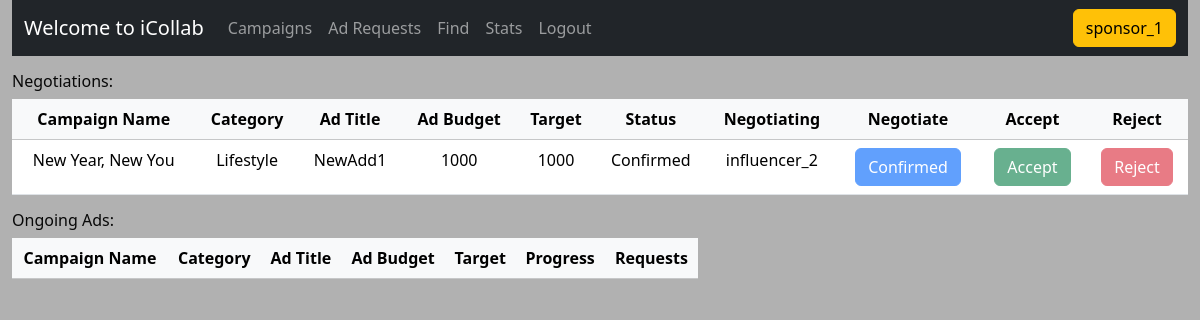
The app's page /adrequests (signed in) with its own data.
### backend/models.py (models this page shows)
class UserInfo(db.Model):
    __tablename__="userinfo"
    userid=db.Column(db.Integer, primary_key=True)
    username=db.Column(db.String(50),nullable=False,unique=True)
    fullname=db.Column(db.String(50),nullable=False)
    email=db.Column(db.String(100), nullable=False)
    password=db.Column(db.String(100), nullable=False)
    role=db.Column(db.Integer,db.ForeignKey("roles.roleid"),default=2)
    usertype=db.Column(db.String(50),db.ForeignKey("userType.usertypename"),nullable=True)
    isprofilepublic=db.Column(db.Boolean, default=True)
    isactive=db.Column(db.Boolean, default=True)
    isflagged=db.Column(db.Boolean, default=False)
    isblacklisted=db.Column(db.Boolean, default=False)
    campaign=db.relationship('Campaigns', backref='userinfo', lazy=True)
    platformpresence=db.relationship('PlatformPresence',backref='userinfo', lazy=True)
    adrequests=db.relationship('AdRequests',backref='userinfo', lazy=True)
    sent_messages = db.relationship('Messages', foreign_keys='Messages.senderid', backref='sender_user', lazy=True)
    received_messages = db.relationship('Messages', foreign_keys='Messages.receiverid', backref='receiver_user', lazy=True)

class Negotiations(db.Model):
    __tablename__="negotiations"
    negotiationid=db.Column(db.Integer, primary_key=True)
    sponsorid=db.Column(db.Integer, db.ForeignKey("sponsors.sponsorid"),nullable=False)
    influencerid=db.Column(db.Integer, db.ForeignKey("influencers.influencerid"),nullable=False)
    adrequestid=db.Column(db.Integer, db.ForeignKey("adrequests.adrequestid"),nullable=False)
    negotiationstatus=db.Column(db.String(50))
    conversationid=db.Column(db.Integer, db.ForeignKey("conversation.conversationid"),nullable=False)
    adtargetreach=db.Column(db.Integer)
    adbudget=db.Column(db.Integer)
    adrequirement=db.Column(db.String(1000))
    adgoal=db.Column(db.String(1000))
    finalgoal=db.Column(db.String(1000))
    finalrequirement=db.Column(db.String(1000))
    finalbudget=db.Column(db.Integer)
    finaltarget=db.Column(db.Integer)
    lastmodifiedby=db.Column(db.Integer, db.ForeignKey("userinfo.userid"),nullable=False)

class Campaigns(db.Model):
    __tablename__="campaigns"
    campaignid=db.Column(db.Integer,primary_key=True)
    campaignname=db.Column(db.String(50),nullable=False,unique=True)
    campaigndescription=db.Column(db.String(1000))
    campaignstartdate=db.Column(db.String(10))
    campaignenddate=db.Column(db.String(10))
    campaignbudget=db.Column(db.Integer)
    ispublic=db.Column(db.Boolean, default=False)
    campaigngoals=db.Column(db.String(1000))
    iscampaignactive=db.Column(db.Boolean, default=True)
    iscampaignflagged=db.Column(db.Boolean, default=False) #After approval, will be Blacklisted or Whitelisted
    iscampaignblacklisted=db.Column(db.Boolean, default=False)
    campaigntargetaudience=db.Column(db.Integer, db.ForeignKey("categories.categoryid"))
    campaigntargetreach=db.Column(db.Integer)
    campaignprogress=db.Column(db.Float, default=0)
    campaigncreatedon=db.Column(db.String(50))
    campaigncreatedby=db.Column(db.Integer,db.ForeignKey("userinfo.userid"),nullable=False)
    reportreason=db.Column(db.String(1000))
    adRequests=db.relationship('AdRequests', backref='campaigns', lazy=True, cascade="all, delete-orphan")

class Category(db.Model):
    __tablename__ = 'categories'
    categoryid = db.Column(db.Integer, primary_key=True)
    categoryname = db.Column(db.String(50), unique=True, nullable=False)
    categorydescription = db.Column(db.String(255))
    niches = db.relationship('Niches', backref='category', lazy=True)
    campaigncategory=db.relationship('Campaigns', backref='cate', lazy=True)
    influecer=db.relationship('Influencers', backref='cate', lazy=True)

class AdRequests(db.Model):
    __tablename__="adrequests"
    adrequestid=db.Column(db.Integer,primary_key=True)
    adtitle=db.Column(db.String(25))
    campaignid=db.Column(db.Integer,db.ForeignKey("campaigns.campaignid"),nullable=False)
    influencerid=db.Column(db.Integer,db.ForeignKey("userinfo.userid"))
    requirements=db.Column(db.String(1000))
    paymentamount=db.Column(db.Integer)
    adprogress=db.Column(db.Float, default=0)
    adtargetreach=db.Column(db.Integer, default=0)
    isactive=db.Column(db.Boolean, default=True)
    ispublic=db.Column(db.Boolean, default=False)
    isflagged=db.Column(db.Boolean, default=False)
    isblacklisted=db.Column(db.Boolean, default=False)
    isassigned=db.Column(db.Boolean, default=False)
    reportreason=db.Column(db.String(1000))
    negotiations = db.relationship('Negotiations', backref='adrequests', lazy=True, cascade="all, delete, delete-orphan")

class Influencers(db.Model):
    __tablename__ = 'influencers'
    influencerid = db.Column(db.Integer, primary_key=True)
    influencerusername = db.Column(db.String(50), db.ForeignKey("userinfo.username"), nullable=False)
    influencerdescription = db.Column(db.String(255))
    influencercategory = db.Column(db.String(50), db.ForeignKey('categories.categoryname'), nullable=False)
    influencerniche = db.Column(db.String(50), db.ForeignKey('niches.nichename'), nullable=False)
    influencerreach = db.Column(db.Integer)
    influencerearnings=db.Column(db.Integer)
    influencertenure=db.Column(db.Float, default=0.1)
    ispublic=db.Column(db.Boolean, default=False)
    lastupdated=db.Column(db.DateTime)
    negotiation=db.relationship('Negotiations', backref='influencers', lazy=True)

### backend/controllers.py (the view)
@app.route("/adrequests", methods=["GET", "POST"])
def adrequests():
    try:
        userinfo = getcurrentuser()
        if userinfo:
            campaigns = getcampaignlist()
            categorylist = getcategorylist()
            influencer = getinfluencers()
            conversationids = conversationidformsg(userinfo.userid)
            conversation = {}
            messages = []
            negotiations = Negotiations.query.filter_by(sponsorid=userinfo.userid).all()
            return render_template("adrequest1.html", userinfo=userinfo, campaigns=campaigns, categorylist=categorylist, influencerlist=influencer, negotiations=negotiations)
        else:
            return redirect(url_for("index"))
    except Exception:
        return redirect(url_for("somethingwentwrong"))

### helpfunction.py (called while the page is built)
def getcurrentuser():
        if 'id' in session:
            userid = session['id']
            userinfo = UserInfo.query.filter_by(userid=userid).first()
            if userinfo:
                return userinfo
        return None

def getcampaignlist():
    if 'id' in session:
        userid = session['id']
        campaigns = Campaigns.query.filter_by(campaigncreatedby=userid).all()
        return campaigns
    return None

def getcategorylist():
    categorylist=Category.query.all()
    return categorylist

def getinfluencers():
    if 'id' in session:
        userid = session['id']
        influencers = Influencers.query.all()
        return influencers
    return None

def conversationidformsg(userid):
    if 'id' in session:
        userid = session['id']
        conversationilist = Conversation.query.all()
        conversationidlist = []
        for conversation in conversationilist:
            if conversation.user1 == userid or conversation.user2 == userid:
                conversationidlist.append(conversation.conversationid)
        return conversationidlist
    else:
        return None

### templates/adrequest1.html (shortened to what this page needs)
{% extends "./Layouts/base.html" %}
{% block content %}
{% include './Layouts/navbar.html' %}
<div class="row">
    <div class="col-12">
        {% include './adrequestChild.html' %}
    </div>
</div>
    <div class="col-7">
<h6>Ongoing Ads:</h6>
<div style="width: 100%; max-height: 400px; overflow-y: auto; display: block">
    <table class="table" border-collapse: collapse>
        <thead class="table-light" style="position: sticky; top: 0; z-index: 1">
            <tr class="text-center">
                <th>Campaign Name</th>
                <th>Category</th>
                <th>Ad Title</th>
                <th>Ad Budget</th>
                <th>Target</th>
                <th>Progress</th>
                <th>Requests</th>
            </tr>
        </thead>
    </table>
</div>
    </div>
</div>
{%endblock%}

### templates/Layouts/navbar.html (shortened to what this page needs)
<nav class="navbar navbar-expand-lg navbar navbar-dark bg-dark">
    <div class="container-fluid">
      <a class="navbar-brand" href="">{{ 'Welcome to iCollab'}}</a>
      <div class="collapse navbar-collapse" id="navbarSupportedContent">
        <ul class="navbar-nav me-auto mb-2 mb-lg-0">
        {% if userinfo.usertype == "Admin" %}
          <li class="nav-item">
            <a class="nav-link active" aria-current="page" href="/home">Home</a>
          </li>
          <li class="nav-item">
            <a class="nav-link" href="/find/a">Find</a>
          </li>
          <li class="nav-item">
            <a class="nav-link" href="/stats/admin">Stats</a>
          </li>
          <li class="nav-item">
            <a class="nav-link" href="/logout">Logout</a>
          </li>
        {% elif userinfo.usertype == "Sponsor"%}
          <li class="nav-item">
            <a class="nav-link" href="/campaigns" >Campaigns</a>
          </li>
          <li class="nav-item">
            <a class="nav-link" href="/adrequests">Ad Requests</a>
          </li>
          <li class="nav-item">
            <a class="nav-link" href="/find">Find</a>
          </li>
          <li class="nav-item">
            <a class="nav-link" href="/stats/sponsors">Stats</a>
          </li>
          <li class="nav-item">
            <a class="nav-link" href="/logout">Logout</a>
          </li>
          {%endif%}
        </ul>
        <form class="d-flex">
          <button class="btn btn-warning" type="submit">{{userinfo.username}}</button>
        </form>
      </div>
    </div>
  </nav>

### templates/adrequestChild.html (shortened to what this page needs)
<h6>Negotiations:</h6>
<div style="width: 100%; max-height: 400px; overflow-y: auto; display: block">
    <table class="table" border-collapse: collapse>
        <thead class="table-light" style="position: sticky; top: 0; z-index: 1">
            <tr class="text-center">
                <th>Campaign Name</th>
                <th>Category</th>
                <th>Ad Title</th>
                <th>Ad Budget</th>
                <th>Target</th>
                <th>Status</th>
                <th>Negotiating</th>
                <th>Negotiate</th>
                <th>Accept</th>
                <th>Reject</th>
            </tr>
        </thead>
        <tbody>
            {% for negotiation in negotiations %}
            <tr class="text-center">
                <td>{{negotiation.adrequests.campaigns.campaignname}}</td>
                <td>{{negotiation.adrequests.campaigns.cate.categoryname}}</td>
                <td>{{negotiation.adrequests.adtitle}}</td>
                <td>{{negotiation.adbudget}}</td>
                <td>{{negotiation.adtargetreach}}</td>
                <td>{{negotiation.negotiationstatus}}</td>
                <td>{{negotiation.influencers.influencerusername}}</td>
                <td>{% if negotiation.negotiationstatus == 'Confirmed' or negotiation.negotiationstatus ==
                    'Declined'%}<button type="button" class="btn btn-primary position-relative" disabled
                        data-bs-toggle="modal" data-bs-target="#request{{negotiation.negotiationid}}"
                        data-bs-whatever="@mdo">{{negotiation.negotiationstatus}}
                    </button>{% elif negotiation.lastmodifiedby == userinfo.userid and negotiation.negotiationstatus !=
                    'In Progress'%}<button type="button" class="btn btn-primary position-relative" disabled
                        data-bs-toggle="modal" data-bs-target="#request{{negotiation.negotiationid}}"
                        data-bs-whatever="@mdo">Frozen
                    </button>
                    </button>{%else%}
                    <button type="button" class="btn btn-info" data-bs-toggle="modal"
                        data-bs-target="#request{{negotiation.negotiationid}}"
                        data-bs-whatever="@mdo">Modify</button>{%endif%}
                </td>
                <td>{% if negotiation.negotiationstatus == 'Confirmed' or negotiation.negotiationstatus =='Declined' or
                    negotiation.negotiationstatus == 'Rejected' or (negotiation.lastmodifiedby == userinfo.userid and negotiation.negotiationstatus == 'Accepted')%}<button
                        type="button" class="btn btn-success" disabled data-bs-toggle="modal"
                        data-bs-target="#requestaccept{{negotiation.negotiationid}}"
                        data-bs-whatever="@mdo">Accept</button> {% elif negotiation.lastmodifiedby == userinfo.userid
                    and negotiation.negotiationstatus == 'In Progress'%}
                    <button type="button" class="btn btn-success" disabled data-bs-toggle="modal"
                        data-bs-target="#requestaccept{{negotiation.negotiationid}}"
                        data-bs-whatever="@mdo">Accept</button>{%else%}
                    <button type="button" class="btn btn-success" data-bs-toggle="modal"
                        data-bs-target="#requestaccept{{negotiation.negotiationid}}"
                        data-bs-whatever="@mdo">Accept</button>{%endif%}
                </td>
                <td>{% if negotiation.negotiationstatus == 'Confirmed' or negotiation.negotiationstatus =='Declined' or
                    (negotiation.lastmodifiedby == userinfo.userid and negotiation.negotiationstatus == 'Rejected')%}
                    <button type="button" class="btn btn-danger" disabled data-bs-toggle="modal"
                        data-bs-target="#requestreject{{negotiation.negotiationid}}"
                        data-bs-whatever="@mdo">Reject</button>{% elif negotiation.lastmodifiedby == userinfo.userid and
                    negotiation.negotiationstatus == 'In Progress'%}
                    <button type="button" class="btn btn-danger" disabled data-bs-toggle="modal"
                        data-bs-target="#requestreject{{negotiation.negotiationid}}"
                        data-bs-whatever="@mdo">Reject</button>{% elif negotiation.lastmodifiedby == userinfo.userid and
                    negotiation.negotiationstatus == 'Accepted'%}
                    <button type="button" class="btn btn-danger" disabled data-bs-toggle="modal"
                        data-bs-target="#requestreject{{negotiation.negotiationid}}"
                        data-bs-whatever="@mdo">Reject</button>{% elif negotiation.lastmodifiedby != userinfo.userid and
                            negotiation.negotiationstatus == 'Accepted'%}
                            <button type="button" class="btn btn-danger" disabled data-bs-toggle="modal"
                                data-bs-target="#requestreject{{negotiation.negotiationid}}"
                                data-bs-whatever="@mdo">Reject</button>{%else%} <button type="button" class="btn btn-danger"
                        data-bs-toggle="modal" data-bs-target="#requestreject{{negotiation.negotiationid}}"
                        data-bs-whatever="@mdo">Reject</button>
                    {%endif%}
                </td>
            </tr>
            {% endfor %}
        </tbody>
    </table>
</div>

### static/styles/style.css (style rules this page uses)
* { margin: 0px; }

### records on screen
UserInfo: username "sponsor_1"
Negotiations: adrequests.campaigns.campaignname "New Year, New You", adrequests.campaigns.cate.categoryname "Lifestyle", adrequests.adtitle "NewAdd1", adbudget "1000", adtargetreach "1000", negotiationstatus "Confirmed", influencers.influencerusername "influencer_2"

### other values on screen
{{ 'Welcome to iCollab' }} "Welcome to iCollab"
